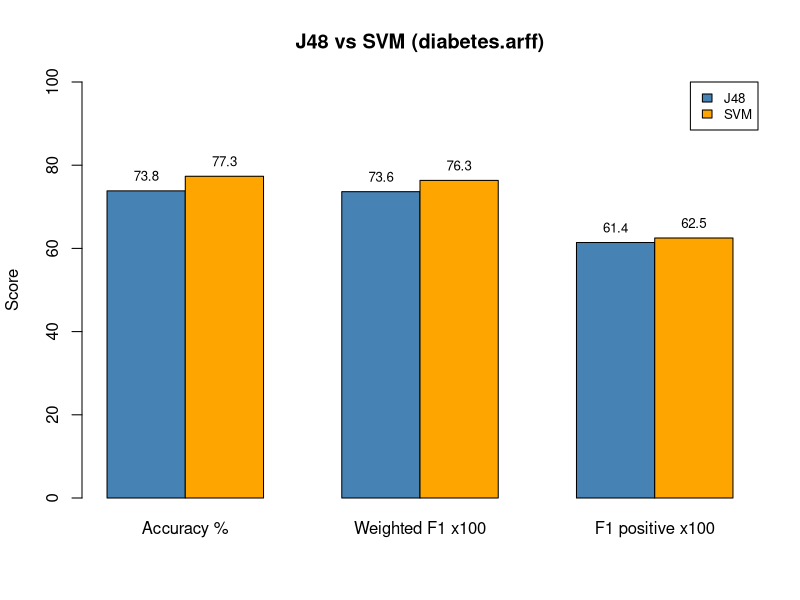

R code for this plot:
# ==============================================================================
# Course: CSA1604 - Data Warehousing and Data Mining
# Name: Vino Aldrin E
# Register No: 192511481
# Experiment 36 (graph): Decision Tree (J48) vs SVM - accuracy and F1 from Weka confusion matrices
# ==============================================================================
# confusion matrices from Weka (rows = actual, cols = predicted; negative, positive)
cm <- list(J48 = matrix(c(407, 108, 93, 160), 2), SVM = matrix(c(449, 123, 51, 145), 2))
f1 <- function(m) {
  acc <- sum(diag(m)) / sum(m)
  p <- m[2, 2] / sum(m[, 2]); r <- m[2, 2] / sum(m[2, ])
  pn <- m[1, 1] / sum(m[, 1]); rn <- m[1, 1] / sum(m[1, ])
  f_pos <- 2 * p * r / (p + r); f_neg <- 2 * pn * rn / (pn + rn)
  w <- (f_neg * sum(m[1, ]) + f_pos * sum(m[2, ])) / sum(m)
  round(c(Accuracy = acc, Precision_pos = p, Recall_pos = r, F1_pos = f_pos, F1_neg = f_neg, F1_weighted = w), 4)
}
res <- t(sapply(cm, f1))
res
g <- res[, c("Accuracy", "F1_weighted", "F1_pos")] * 100
b <- barplot(g, beside = TRUE, col = c("steelblue", "orange"), ylim = c(0, 100),
             names.arg = c("Accuracy %", "Weighted F1 x100", "F1 positive x100"),
             main = "J48 vs SVM (diabetes.arff)", ylab = "Score", legend.text = TRUE,
             args.legend = list(x = "topright", cex = 0.8))
text(b, g, round(g, 1), pos = 3, cex = 0.8)
